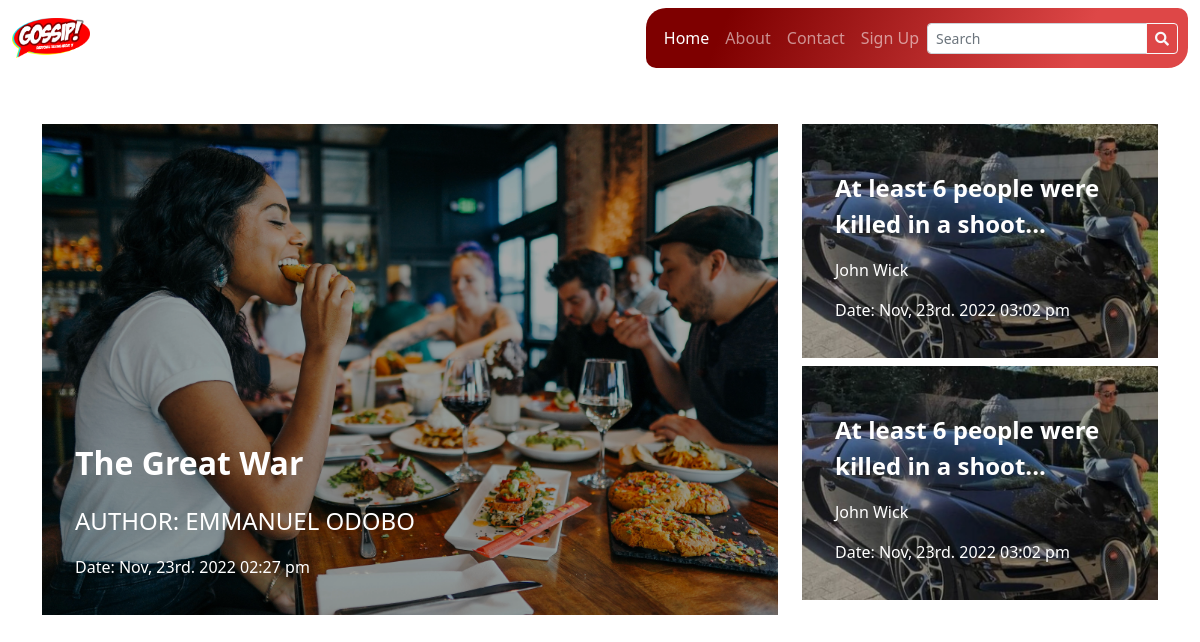
The page / on the database its author committed.
### tables this page shows
CREATE TABLE `tbl_posts` (
  `id` int(11) NOT NULL,
  `userid` varchar(20) NOT NULL,
  `p_name` varchar(300) NOT NULL,
  `p_img` varchar(100) NOT NULL,
  `p_details` varchar(5000) NOT NULL,
  `p_date` timestamp NOT NULL DEFAULT current_timestamp() ON UPDATE current_timestamp()
);

CREATE TABLE `users` (
  `id` int(11) NOT NULL,
  `fname` varchar(150) NOT NULL,
  `email` varchar(300) NOT NULL,
  `phone` varchar(20) NOT NULL,
  `country` varchar(100) NOT NULL,
  `dob` varchar(15) NOT NULL,
  `gender` varchar(10) NOT NULL,
  `passwords` varchar(300) NOT NULL,
  `news` int(1) NOT NULL,
  `avatars` varchar(50) NOT NULL DEFAULT 'user.png',
  `date_created` date NOT NULL
);

### assets/classes/dbh.class.php (called while the page is built)
<?php
    class Dbh {
        private $host = "localhost";
        private $user = "root";
        private $pwd = "";
        private $dbName = "daily_gossip";
        protected function connect(){
            try {
                $dsn = "mysql:host=".$this->host.";dbname=".$this->dbName.";";
                $pdo = new PDO($dsn,$this -> user,$this->pwd);
                $pdo->setAttribute(PDO::ATTR_DEFAULT_FETCH_MODE,PDO::FETCH_ASSOC);
                return $pdo;
            } catch (PDOException $e) {
                print "Error!: ". $e -> getMessage().'<br/>';
                die();
            }
        }
    }

### assets/classes/posts.class.php (the view, shortened to what this page needs)
<?php
include "dbh.class.php";
class Posts extends Dbh
{
    public function showTrendPost(){
        $sql = $this->connect()->prepare("SELECT *,tbl_posts.id AS p_id
                                            FROM tbl_posts
                                            INNER JOIN users
                                            ON tbl_posts.userid = users.id
                                            ORDER BY tbl_posts.id DESC
                                            LIMIT 3");
        if ($sql->execute()) {
            $posts = $sql->fetchAll();
            $post1 = [
                'id'=>$posts[0]['p_id'],
                "title"=>  strlen($posts[0]['p_name']) > 40 ? substr($posts[0]['p_name'],0,40).'...' : $posts[0]['p_name'] ,
                'author'=> $posts[0]['fname'],
                'date'=> date_format(date_create($posts[0]['p_date']), "M, jS. Y h:i a "),
                'img'=> $posts[0]['p_img']
            ];
            $post2 = [
                'id'=>$posts[1]['p_id'],
                "title"=>strlen($posts[1]['p_name']) > 40 ? substr($posts[1]['p_name'],0,40).'...' : $posts[1]['p_name'] ,
                'author'=> $posts[1]['fname'],
                'date'=> date_format(date_create($posts[1]['p_date']), "M, jS. Y h:i a "),
                'img'=> $posts[1]['p_img']
            ];
            $post3 = [
                'id'=>$posts[2]['p_id'],
                "title"=>strlen($posts[2]['p_name']) > 40 ? substr($posts[2]['p_name'],0,40).'...' : $posts[2]['p_name'] ,
                'author'=> $posts[2]['fname'],
                'date'=> date_format(date_create($posts[2]['p_date']), "M, jS. Y h:i a "),
                'img'=> $posts[2]['p_img']
            ];
           echo "
           <a href=\"gossip?read=$post1[id]\" class=\"col-md-8 mb-3 \">
                <div class=\"post-wrap\">
                    <img src=\"assets/img/posts/$post1[img]\" class=\"img-fluid main-post h-100\" alt=\"Trending\">
                    <div class=\"overlay\"></div>
                    <div class=\"caption\">
                        <p class=\"fs-2 fw-bold title\">$post1[title]</p>
                        <p class=\"fs-4 text-uppercase\">
                           Author:  $post1[author]
                        </p>
                        <p class=\"fs-6\">Date: $post1[date]</p>
                    </div>
                </div>
            </a>
            <div class=\"col-md-4 mb-2\">
                <div class=\"row\">
                    <a href=\"gossip?read=$post2[id]\" class=\"col-12 mb-2\">
                        <div class=\"post-wrap\">
                            <img src=\"assets/img/posts/$post2[img]\" alt=\"\" class=\"img-fluid side-post\">
                                <div class=\"overlay\"></div>
                                <div class=\"caption\">
                                <p class=\"fs-4 fw-bold title\">$post2[title]</p>
                                <p>$post2[author]</p>
                                <p class=\"fs-6\">Date: $post2[date]</p>
                                </div>
                        </div>
                    </a>
                    <a href=\"gossip?read=$post3[id]\" class=\"col-12 mb-2 post-wrap\">
                        <div class=\"post-wrap\">
                            <img src=\"assets/img/posts/$post3[img]\" alt=\"\" class=\"img-fluid side-post\">
                                <div class=\"overlay\"></div>
                                <div class=\"caption\">
                                <p class=\"fs-4 fw-bold title\">$post3[title]</p>
                                <p>$post3[author]</p>
                                <p class=\"fs-6\">Date: $post3[date]</p>
                                </div>
                        </div>
                    </a>
                </div>
            </div>
           ";
           exit();
        }else {
            $sql = null;
            return false;
            exit();
        }
    }
}

### index.php (shortened to what this page needs)
<!DOCTYPE html>
<html lang="en">
<head>
    <link rel="stylesheet" href="assets/css/bootstrap.min.css">
    <link rel="stylesheet" href="assets/lib/fontawesome/css/all.css">
    <link rel="stylesheet" href="assets/css/style.css">
    <link rel="stylesheet" href="assets/lib/owl-carousel/css/owl.carousel.min.css">
    <link rel="stylesheet" href="assets/lib/owl-carousel/css/owl.theme.default.min.css">
</head>
<body>
    <?php include_once "assets/includes/nav.inc.php"; ?>
    <section id="hero" class="mt-5">
        <div class="container">
            <div class="row">
                <?php
                $blog = new Posts();
                $blog->showTrendPost();
                ?>

### assets/includes/nav.inc.php (shortened to what this page needs)
<section>
        <nav class="navbar navbar-expand-lg navbar-dark">
            <div class="container-fluid">
              <a class="navbar-brand" href="index">
                <img src="assets/img/logo.png" height="40" alt="">
              </a>
              <div class="collapse navbar-collapse" id="navbarSupportedContent">
                <ul class="navbar-nav ms-auto mb-2 mb-lg-0">
                  <li class="nav-item">
                    <a class="nav-link active" aria-current="page" href="index">Home</a>
                  </li>
                  <li class="nav-item">
                    <a class="nav-link"  href="#">About</a>
                  </li>
                  <li class="nav-item">
                    <a class="nav-link"  href="contact">Contact</a>
                  </li>
                  <li class="nav-item">
                    <a class="nav-link"  href="signup">Sign Up</a>
                  </li>
                  <li class="nav-item">
                    <form action="gossip-search" method="GET" role="search">
                        <div class="input-group">
                          <input class="form-control form-control-sm" name="search" type="search" placeholder="Search" aria-label="Search">
                          <button class="btn btn-sm btn-outline-light" type="submit">
                              <i class="fa fa-search"></i>
                          </button>
                        </div>
                      </form>
                  </li>
                </ul>
              </div>
            </div>
          </nav>
    </section>

### assets/css/style.css (style rules this page uses)
.navbar-nav { background-image: linear-gradient(293deg, #de4747 20%,#7e0000 85% ); align-items: center; padding: 10px; border-radius: 20px 10px; }
.post-wrap { position: relative; }
.overlay { position: absolute; width: 100%; height: 100%; top: 0; left: 0; background-color: #00000059; }
.post-wrap .caption { position: absolute; color: #ffffff; z-index: 9; bottom: 20px; left: 33px; }

### assets/includes/nav.inc.php (style rules this page uses)
body { top: 0px !important; }

### rows shown on the page
tbl_posts: p_img (picture), p_name "The Great War"
users: fname "EMMANUEL ODOBO"
tbl_posts: p_img (picture)
users: fname "John Wick"
tbl_posts: p_img (picture)

### other values the page prints
$post1[date] "Nov, 23rd. 2022 02:27 pm"
$post2[title] "At least 6 people were killed in a shoot..."
$post2[date] "Nov, 23rd. 2022 03:02 pm"
$post3[title] "At least 6 people were killed in a shoot..."
$post3[date] "Nov, 23rd. 2022 03:02 pm"
